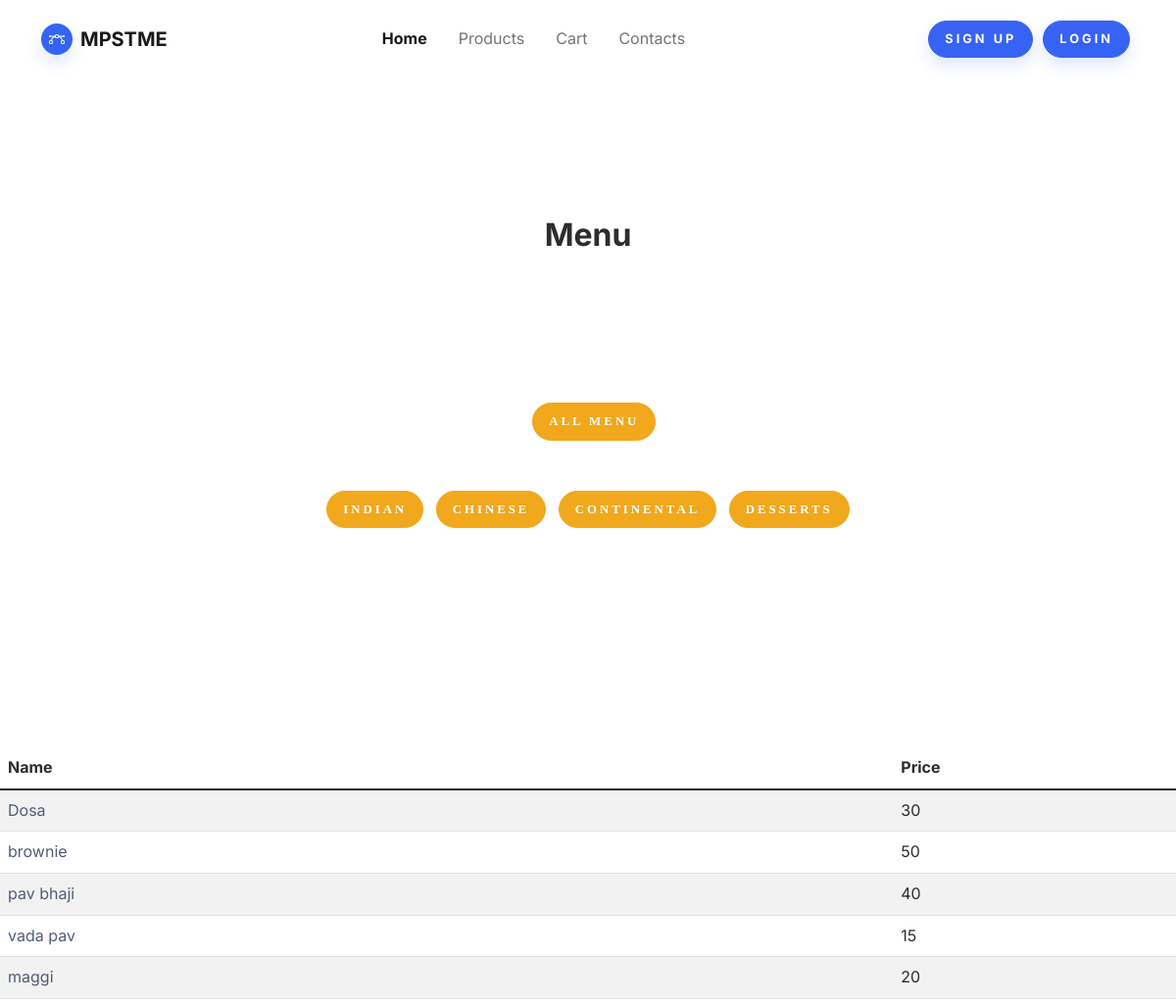
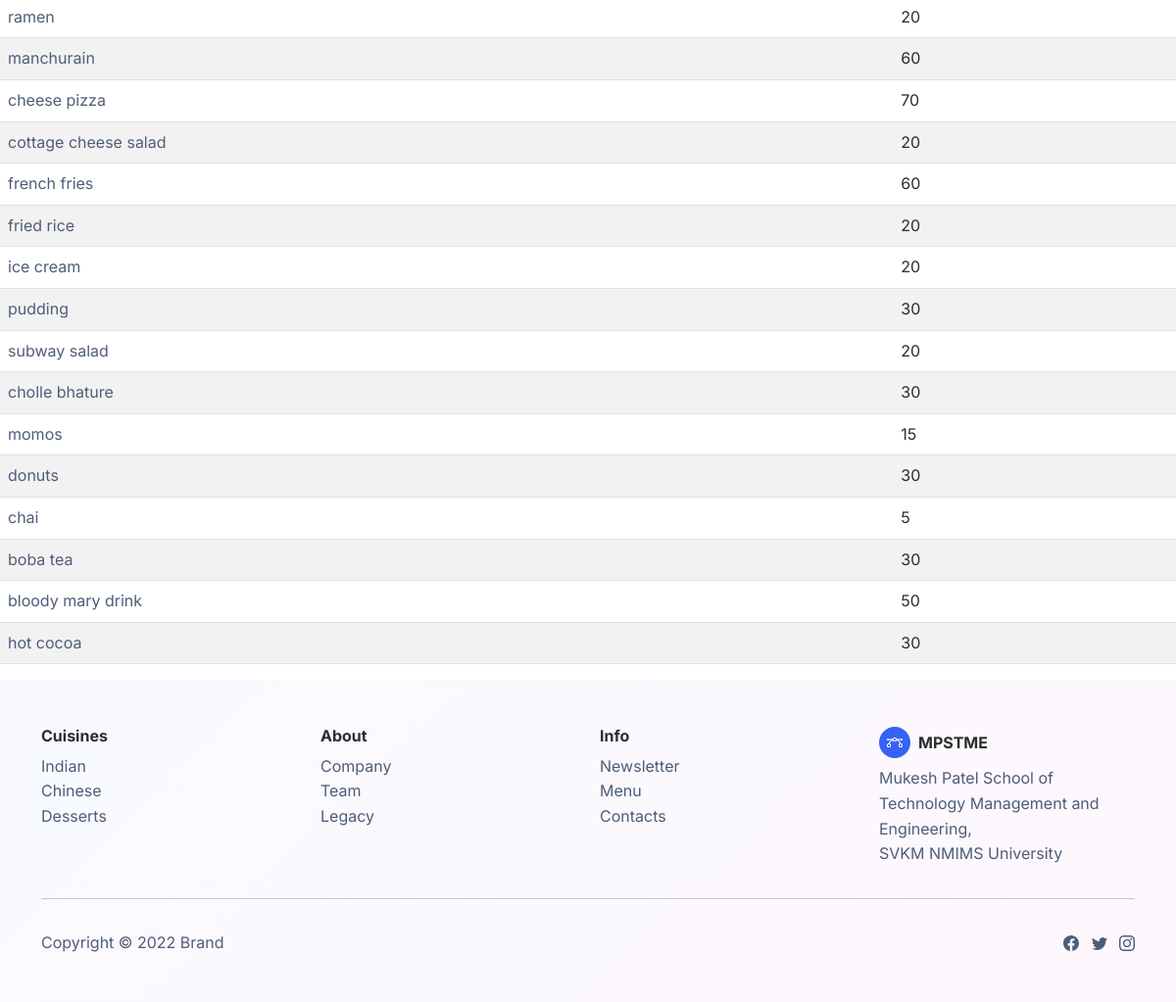
Screenshot of /products/ with the database file from the repository (2 pictures, top to bottom).
### home/models.py (models this page shows, shortened)
class Menu(models.Model):
    name=models.CharField(max_length=50)
    price=models.IntegerField()
    prep_time=models.IntegerField()
    cuisines=(
        ('0', "None"),
        ("Indian", "Indian"),
        ("Chinese", "Chinese"),
        ("Continental", "Continental"),
        ("Desserts", "Desserts"),
    )
    cuisine=models.CharField(choices=cuisines, max_length=30, default="None")
    img=models.ImageField(upload_to='img/', null=True, blank=True)
    class Meta:
        verbose_name_plural = "Menu"

### home/views.py (the view)
# urls.py: path('products/',views.products,name='products'),
def products(request):
    menu= Menu.objects.all()
    context={"menu":menu}
    return render(request, 'products.html',context)

### templates/products.html (shortened to what this page needs)
{% extends './common/base.html'%}
{% load static %}
{% block content%}
    <section class="py-5 mt-5" >
        <div class="container py-5" style="max-width:1000px">
            <div class="row mb-4 mb-lg-5">
                <div class="col-md-8 col-xl-6 text-center mx-auto">
                    <h2 class="fw-bold">Menu</h2>
                </div>
            </div>
            <section class="py-5 mt-5">
              <div class="container py-5">
                  <div class="row mx-auto" style="max-width: 900px;">
                      <div class="col">
                <div class="tabs" style="display:table; margin: 0 auto">
                          <ul class="tabs-nav" role="tablist">
                  <li role="presentation" style="display: inline; margin-left: 210px;">
                    <a id="tab-3-and-4-course-prix-fixe"
                      class="btn btn-tabs active"
                      href="{% url 'products' %}"
                      role="tab"
                      aria-controls="3-and-4-course-prix-fixe"
                      aria-selected="true"
                      data-order="1"
                      name="indian"
                      tabindex="0">All Menu</a>
                  </li>
                  <br>
                  <br>
                  <br>
                  <li role="presentation" style="display: inline;">
                    <a id="tab-3-and-4-course-prix-fixe"
                      class="btn btn-tabs active"
                      href="{% url 'products_cuis' 'Indian' %}"
                      role="tab"
                      aria-controls="3-and-4-course-prix-fixe"
                      aria-selected="true"
                      data-order="1"
                      name="indian"
                      tabindex="0">Indian</a>
                  </li>
                  <li role="presentation" style="display: inline;">
                    <a id="tab-january2022tasting"
                      class="btn btn-tabs"
                      href="{% url 'products_cuis' 'Chinese' %}"
                      role="tab"
                      aria-controls="january2022tasting"
                      aria-selected="false"
                      name="chinese"
                      data-order="2"
                      tabindex="-1">Chinese</a>
                  </li>
                  <li role="presentation" style="display: inline;">
                    <a id="tab-wine-list-copy"
                      class="btn btn-tabs"
                      href="{% url 'products_cuis' 'Continental' %}"
                      role="tab"
                      aria-controls="wine-list-copy"
                      aria-selected="false"
                      name="continental"
                      data-order="3"
                      tabindex="-1">Continental</a>
                  </li>
                  <li role="presentation" style="display: inline;">
                    <a id="tab-wine"
                      class="btn btn-tabs"
                      href="{% url 'products_cuis' 'Desserts' %}"
                      role="tab"
                      aria-controls="wine"
                      aria-selected="false"
                      name="dessert"
                      data-order="4"
                      tabindex="-1">Desserts</a>
                  </li>
                  </ul>
                          </div>
                      </div>
                  </div>
              </div>
          </section>
    </section>
    <div>
        <table class="table table-striped">
            <thead>
              <tr>
                <th scope="col">Name</th>
                <th scope="col">Price</th>
              </tr>
            </thead>
            <tbody>
            {% for item in menu %}
              <tr>
                <td><a href="{% url 'product' item.name %}">{{item.name}}</a></td>
                <td>{{item.price}}</td>
              </tr>
            {% endfor %}
            </tbody>
          </table>
        </div>
    {% endblock %}

### templates/common/base.html (shortened to what this page needs)
{% load static %}
<!DOCTYPE html>
<html lang="en">
<head>
    <link rel="stylesheet" href="{% static 'bootstrap/css/bootstrap.min.css' %}">
    <link rel="stylesheet" href="{% static 'bootstrap/css/styles.css' %}">
</head>
<body style="/*background: url(&quot;design.jpg&quot;);*/background-position: 0 -60px;">
    <nav class="navbar navbar-light navbar-expand-md fixed-top navbar-shrink py-3" id="mainNav">
        <div class="container"><a class="navbar-brand d-flex align-items-center" href="/"><span class="bs-icon-sm bs-icon-circle bs-icon-primary shadow d-flex justify-content-center align-items-center me-2 bs-icon">
                    </span><span>MPSTME</span></a>
            <div class="collapse navbar-collapse" id="navcol-1">
                <ul class="navbar-nav mx-auto">
                    <li class="nav-item"><a class="nav-link active" href="{% url 'home' %}">Home</a></li>
                    <li class="nav-item"><a class="nav-link" href="{% url 'products' %}">Products</a></li>
                    <li class="nav-item"><a class="nav-link" href="{% url 'shoppingcart' %}">Cart</a></li>
                    <li class="nav-item"><a class="nav-link" href="{% url 'contacts' %}">Contacts</a></li>
                </ul>
                {% if not user.is_authenticated %}
                <a class="btn btn-primary shadow" style="margin: 5px;" role="button" href="{% url 'signup' %}">Sign up</a>
                <a class="btn btn-primary shadow" style="margin: 5px;" role="button" href="{% url 'login' %}">Login</a>
                {% else %}
                <a class="btn btn-primary shadow" style="margin: 5px;" role="button" href="{% url 'logout' %}">Logout</a>
                {% if user.is_superuser or user.is_staff %}
                <a class="btn btn-primary shadow" style="margin: 5px;" role="button" href="{% url 'add' %}">+</a>
                {% endif %}
                {% endif %}
            </div>
        </div>
    </nav>
    <br><br><br>
    {% block content %}
    {% endblock %}
    <footer class="bg-primary-gradient">
        <div class="container py-4 py-lg-5">
            <div class="row justify-content-center">
                <div class="col-sm-4 col-md-3 text-center text-lg-start d-flex flex-column item">
                    <h3 class="fs-6 fw-bold">Cuisines</h3>
                    <ul class="list-unstyled">
                        <li><a href="{% url 'products_cuis' 'Indian' %}">Indian</a></li>
                        <li><a href="{% url 'products_cuis' 'Chinese' %}">Chinese</a></li>
                        <li><a href="{% url 'products_cuis' 'Desserts' %}">Desserts</a></li>
                    </ul>
                </div>
                <div class="col-sm-4 col-md-3 text-center text-lg-start d-flex flex-column item">
                    <h3 class="fs-6 fw-bold">About</h3>
                    <ul class="list-unstyled">
                        <li><a href="#">Company</a></li>
                        <li><a href="#">Team</a></li>
                        <li><a href="#">Legacy</a></li>
                    </ul>
                </div>
                <div class="col-sm-4 col-md-3 text-center text-lg-start d-flex flex-column item">
                    <h3 class="fs-6 fw-bold">Info</h3>
                    <ul class="list-unstyled">
                        <li><a href="">Newsletter</a></li>
                        <li><a href="{% url 'products' %}">Menu</a></li>
                        <li><a href="{% url 'contacts' %}">Contacts</a></li>
                    </ul>
                </div>
                <div class="col-lg-3 text-center text-lg-start d-flex flex-column align-items-center order-first align-items-lg-start order-lg-last item social">
                    <div class="fw-bold d-flex align-items-center mb-2"><span class="bs-icon-sm bs-icon-circle bs-icon-primary d-flex justify-content-center align-items-center bs-icon me-2"></span><span>MPSTME</span></div>
                    <p class="text-muted copyright">Mukesh Patel School of Technology Management and Engineering, <br>SVKM NMIMS University</p>
                </div>
            </div>
            <hr>
            <div class="text-muted d-flex justify-content-between align-items-center pt-3">
                <p class="mb-0">Copyright © 2022 Brand</p>
                <ul class="list-inline mb-0">
                    <li class="list-inline-item"></li>
                    <li class="list-inline-item"></li>
                    <li class="list-inline-item"></li>
                </ul>
            </div>
        </div>
    </footer>
</body>
</html>

### rows the page displays
Menu: name "Dosa", price "30"
Menu: name "brownie", price "50"
Menu: name "pav bhaji", price "40"
Menu: name "vada pav", price "15"
Menu: name "maggi", price "20"
Menu: name "ramen", price "20"
Menu: name "manchurain", price "60"
Menu: name "cheese pizza", price "70"
Menu: name "cottage cheese salad", price "20"
Menu: name "french fries", price "60"
Menu: name "fried rice", price "20"
Menu: name "ice cream", price "20"
Menu: name "pudding", price "30"
Menu: name "subway salad", price "20"
Menu: name "cholle bhature", price "30"
Menu: name "momos", price "15"
Menu: name "donuts", price "30"
Menu: name "chai", price "5"
Menu: name "boba tea", price "30"
Menu: name "bloody mary drink", price "50"
Menu: name "hot cocoa", price "30"
